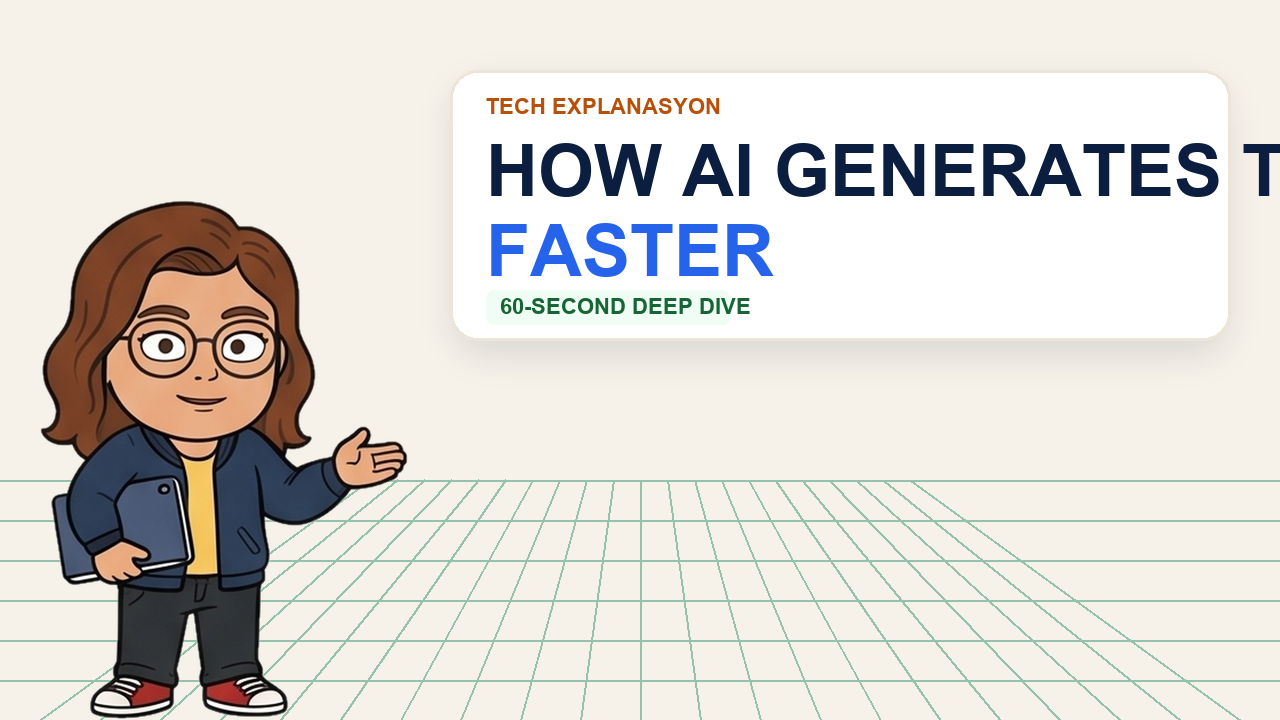
#> input picture films/how-ai-generates-text-faster/THUMBNAIL.png, 1280 x 720 px, given as the content of the folder me/t1/films/how-ai-generates-text-faster/snapshots/composite, which was not available
$ python make-covers.py
#> lines starting #> are read from the running program, lines starting #| are printed output that depends on the picture; pictures that were not available may be replaced by others from this repository, and a replacement may not be noted
#!/usr/bin/env python3
"""
Generate THUMBNAIL.png (1280x720) and TIKTOK-COVER.png (1080x1920)
for how-shazam-works.
"""
from PIL import Image
import os, sys

film_dir = os.path.dirname(os.path.abspath(__file__))
snap_dir = os.path.join(film_dir, "snapshots", "composite")

# We look for a composite frame showing Kape + Scene 1 hook radar
# Typically frame-01-at-*.png
candidates = [f for f in os.listdir(snap_dir) if f.startswith("frame-01-") and f.endswith(".png")]
if not candidates:
    candidates = [f for f in os.listdir(snap_dir) if f.endswith(".png")]

if not candidates:
    print("Error: No snapshots in snapshots/composite/", file=sys.stderr)
    sys.exit(1)

hook_snap = os.path.join(snap_dir, sorted(candidates)[0])
print(f"Using {hook_snap} as base cover frame...")

im_hook = Image.open(hook_snap)
#> im_hook is the input picture: PIL image 1280x720 RGB; mean R, G, B 221.5, 218.3, 212.8

# 1. 16:9 Thumbnail (1280x720)
thumb = im_hook.resize((1280, 720), Image.Resampling.LANCZOS)
thumb_path = os.path.join(film_dir, "THUMBNAIL.png")
thumb.save(thumb_path, "PNG", optimize=True)
print(f"Created {thumb_path} (1280x720)")

# 2. 9:16 Vertical TikTok Cover (1080x1920)
tiktok = Image.new("RGBA", (1080, 1920), "#F6F2EA")
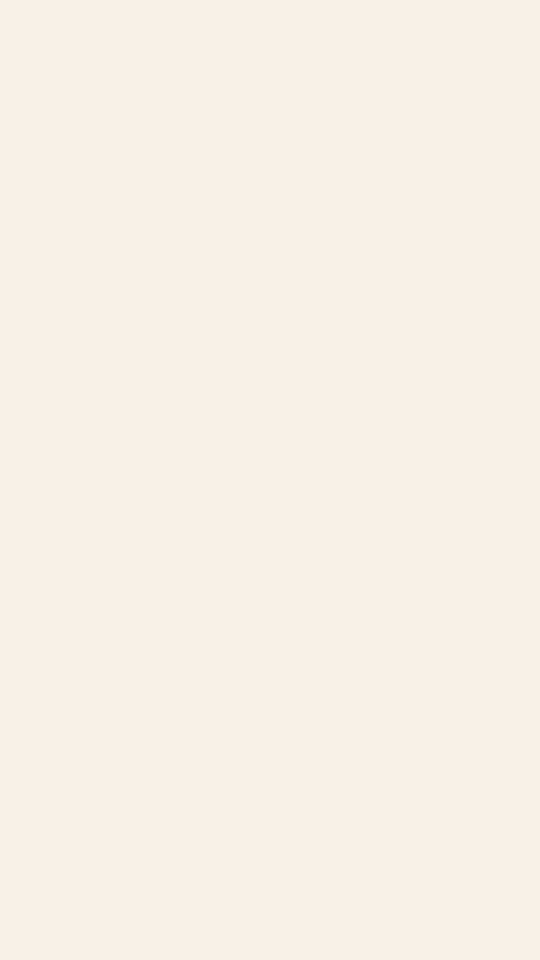
#> tiktok: PIL image 1080x1920 RGBA (shown at 1/2 size); mean R, G, B, A 246, 242, 234, 255
center_crop = im_hook.crop((120, 80, 1800, 1020))
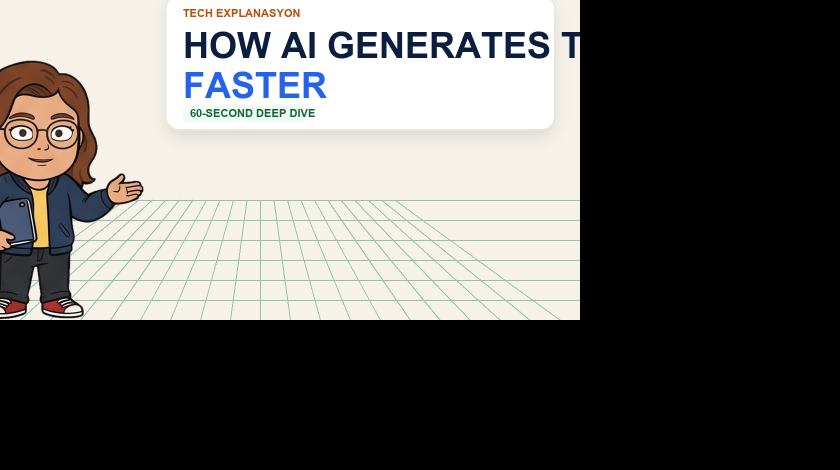
#> center_crop: PIL image 1680x940 RGB (shown at 1/2 size); mean R, G, B 103.6, 102.4, 100.1
center_scaled = center_crop.resize((1080, 604), Image.Resampling.LANCZOS)
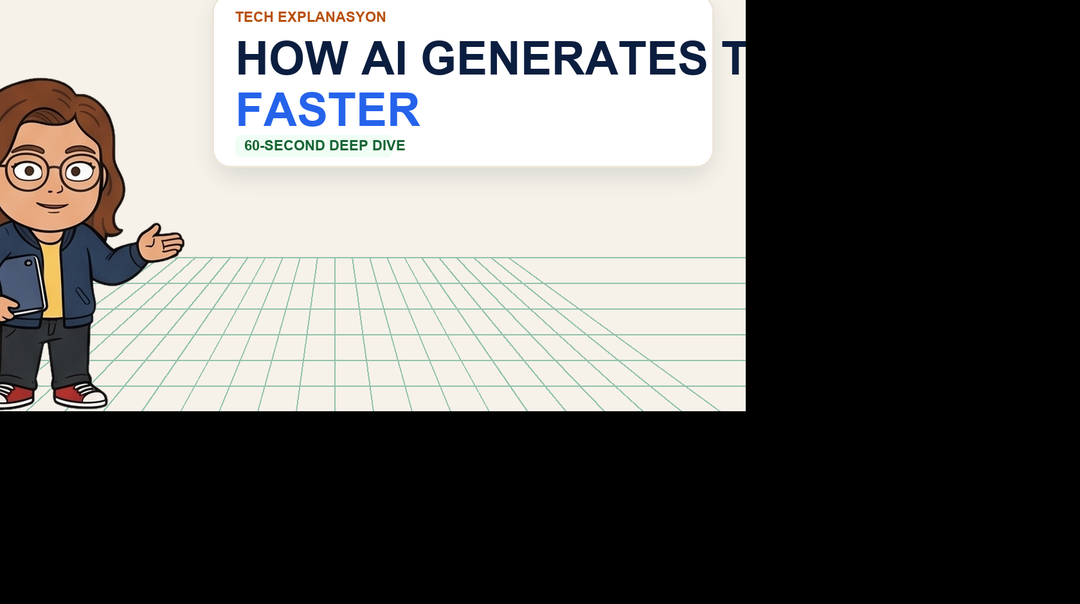
#> center_scaled: PIL image 1080x604 RGB; mean R, G, B 103.5, 102.3, 100.1
tiktok.paste(center_scaled, (0, 620))
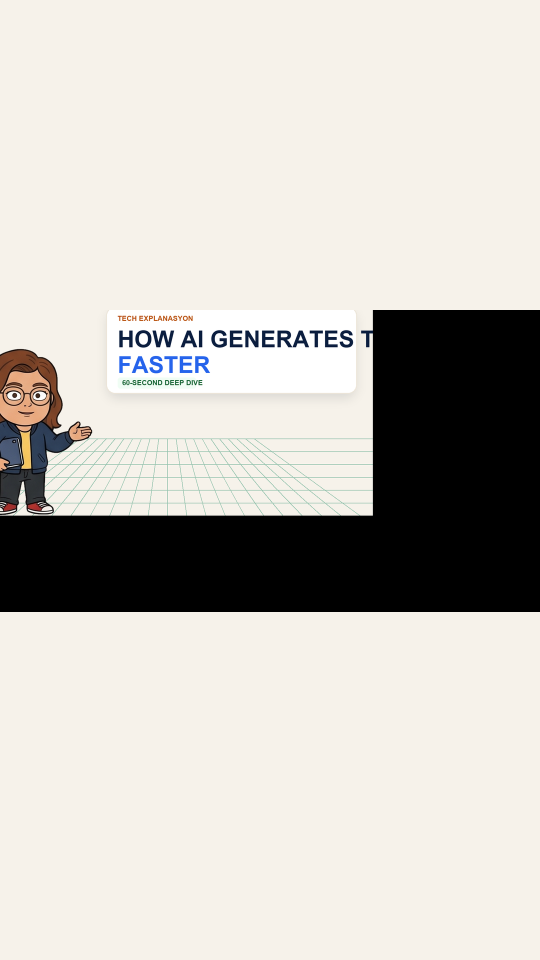
#> tiktok: PIL image 1080x1920 RGBA (shown at 1/2 size); mean R, G, B, A 201.2, 198.1, 191.9, 255

cover_path = os.path.join(film_dir, "TIKTOK-COVER.png")
tiktok.convert("RGB").save(cover_path, "PNG", optimize=True)
print(f"Created {cover_path} (1080x1920)")
